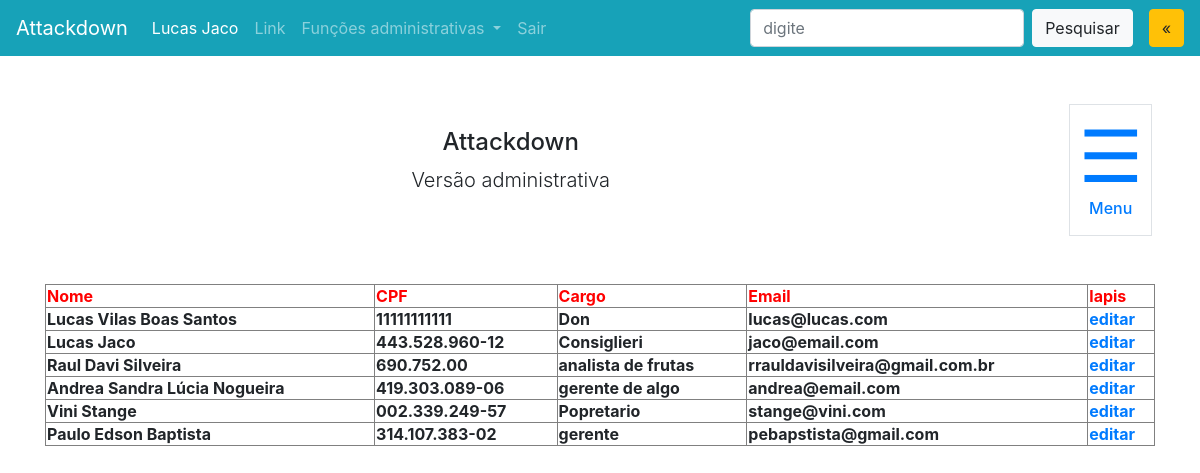
Page /accounts/lista_funcionarios (signed in) on the committed database.
### account/models.py (models this page shows, shortened)
class Account(AbstractBaseUser, PermissionsMixin):
    email = models.EmailField(_('email address'), unique=True, max_length=60)
    cpf = models.TextField(unique=True, primary_key=True)
    nome = models.TextField(max_length=45)
    cargo = models.TextField(max_length=20)
    is_admin = models.BooleanField(default=False)
    is_staff = models.BooleanField(default=False)
    is_superuser = models.BooleanField(default=False)
    is_active = models.BooleanField(default=True)
    date_joined = models.DateTimeField(default=timezone.now)
    USERNAME_FIELD = 'email'
    REQUIRED_FIELDS = ['cpf']
    objects = AccountManager()

### account/views.py (the view)
# urls.py: path('lista_funcionarios', views.exibir_funcionarios),
def exibir_funcionarios(request):
    usuario = request.user
    if usuario.is_authenticated:
        queryset = Account.objects.all()
        context = {
            'lista_funcionarios':queryset
        }
        return render(request, 'lista_funcionarios.html', context)
    else:
        return redirect("/")

### templates/lista_funcionarios.html (shortened to what this page needs)
{% extends "base.html" %}
{% block conteudo %}
	<table border=1 style="width: 100%;">
        <tr style="color: red;">
            <th>Nome</th>
            <th>CPF</th>
            <th>Cargo</th>
            <th>Email</th>
            <th>lapis</th>
        </tr>
        {% for funcionario in lista_funcionarios %}
        <tr>
            <th>{{ funcionario.nome }}</th>
            <th>{{ funcionario.cpf }}</th>
            <th>{{ funcionario.cargo }}</th>
            <th>{{ funcionario.email }}</th>
            <th><a href="{% url 'editar-funcionario' funcionario.cpf %}">editar</a></th>
        </tr>
        {% endfor %}
    </table>
{% endblock conteudo %}

### templates/base.html (shortened to what this page needs)
<html>
<head>
<link rel="stylesheet" href="https://stackpath.bootstrapcdn.com/bootstrap/4.2.1/css/bootstrap.min.css">
</head>
<body>
<nav class="navbar navbar-expand-xl navbar-dark bg-info">
	<a class="navbar-brand" href="http://127.0.0.1:8000/index/">Attackdown</a>
    <a class="pull-bs-canvas-right ml-3 order-xl-last btn btn-warning" href="#">&laquo;</a>
    <div class="collapse navbar-collapse" id="navbarSupportedContent">
		<ul class="navbar-nav mr-auto">
			<li class="nav-item active">
				<a class="nav-link" href="#">{{user.nome}}<span class="sr-only">(current)</span></a>
			</li>
			<li class="nav-item">
				<a class="nav-link" href="#">Link</a>
			</li>
			<li class="nav-item dropdown">
				<a class="nav-link dropdown-toggle" href="#" id="navbarDropdown" role="button" data-toggle="dropdown" aria-haspopup="true" aria-expanded="false">
				Funções administrativas
				</a>
			</li>
			<li class="nav-item">
				<a class="nav-link" href="/accounts/logout" tabindex="-1">Sair</a>
			</li>
		</ul>
		<form class="form-inline my-2 my-lg-0">
			<input class="form-control mr-sm-2" type="search" placeholder="digite" aria-label="Search">
			<button class="btn btn-light my-2 my-sm-0" type="submit">Pesquisar</button>
		</form>
	</div>
</nav>
<div class="d-flex justify-content-around my-5">
    <div class="flex-grow-1 text-center align-self-center">
    	<h4 class="h4">Attackdown</h4>
        <p class="lead">Versão administrativa</p>
    </div>
    <div class="text-center border p-2 mx-5">
    	<a class="pull-bs-canvas-right d-block text-primary text-decoration-none" href="#">
        	<span class="display-3">&#9776;</span>
            <h6>Menu</h6>
        </a>
    </div>
</div>
<div class="container">
	{% block conteudo %}
	{% endblock conteudo %}
</div>
</body>
</html>

### templates/base.html (style rules this page uses)
body { min-height: 100vh; }

### rows in the picture
Account: nome "Lucas Jaco", cpf "443.528.960-12", cargo "Consiglieri", email "jaco@email.com"
Account: nome "Lucas Vilas Boas Santos", cpf "11111111111", cargo "Don", email "lucas@lucas.com"
Account: nome "Raul Davi Silveira", cpf "690.752.00", cargo "analista de frutas", email "rrauldavisilveira@gmail.com.br"
Account: nome "Andrea Sandra Lúcia Nogueira", cpf "419.303.089-06", cargo "gerente de algo", email "andrea@email.com"
Account: nome "Vini Stange", cpf "002.339.249-57", cargo "Popretario", email "stange@vini.com"
Account: nome "Paulo Edson Baptista", cpf "314.107.383-02", cargo "gerente", email "pebapstista@gmail.com"
